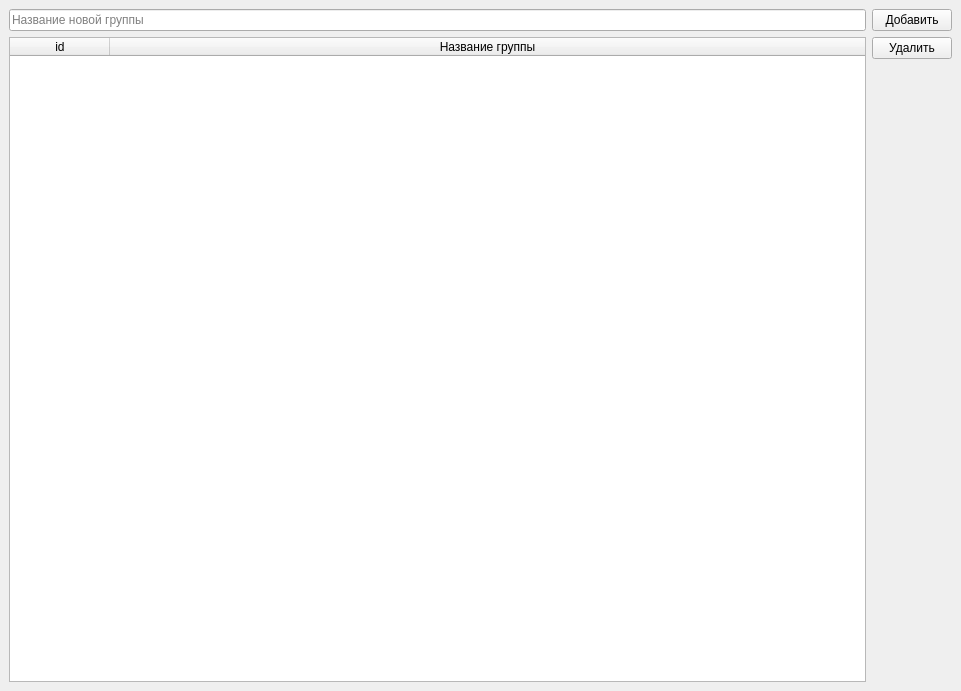
<?xml version="1.0" encoding="UTF-8"?>
<ui version="4.0">
 <class>MainWindow</class>
 <widget class="QMainWindow" name="MainWindow">
  <property name="geometry">
   <rect>
    <x>0</x>
    <y>0</y>
    <width>961</width>
    <height>691</height>
   </rect>
  </property>
  <property name="windowTitle">
   <string>MainWindow</string>
  </property>
  <widget class="QWidget" name="centralwidget">
   <layout class="QVBoxLayout" name="verticalLayout_2">
    <item>
     <layout class="QHBoxLayout" name="horizontalLayout">
      <item>
       <widget class="QLineEdit" name="line_new_group_name">
        <property name="placeholderText">
         <string>Название новой группы</string>
        </property>
       </widget>
      </item>
      <item>
       <widget class="QPushButton" name="btn_add">
        <property name="text">
         <string>Добавить</string>
        </property>
       </widget>
      </item>
     </layout>
    </item>
    <item>
     <layout class="QHBoxLayout" name="horizontalLayout_2">
      <item>
       <widget class="QTableWidget" name="tableWidget">
        <attribute name="horizontalHeaderStretchLastSection">
         <bool>true</bool>
        </attribute>
        <column>
         <property name="text">
          <string>id</string>
         </property>
        </column>
        <column>
         <property name="text">
          <string>Название группы</string>
         </property>
        </column>
       </widget>
      </item>
      <item>
       <layout class="QVBoxLayout" name="verticalLayout">
        <item>
         <widget class="QPushButton" name="btn_delete">
          <property name="text">
           <string>Удалить</string>
          </property>
         </widget>
        </item>
        <item>
         <spacer name="verticalSpacer">
          <property name="orientation">
           <enum>Qt::Vertical</enum>
          </property>
          <property name="sizeHint" stdset="0">
           <size>
            <width>20</width>
            <height>40</height>
           </size>
          </property>
         </spacer>
        </item>
       </layout>
      </item>
     </layout>
    </item>
   </layout>
  </widget>
 </widget>
 <resources/>
 <connections/>
</ui>
